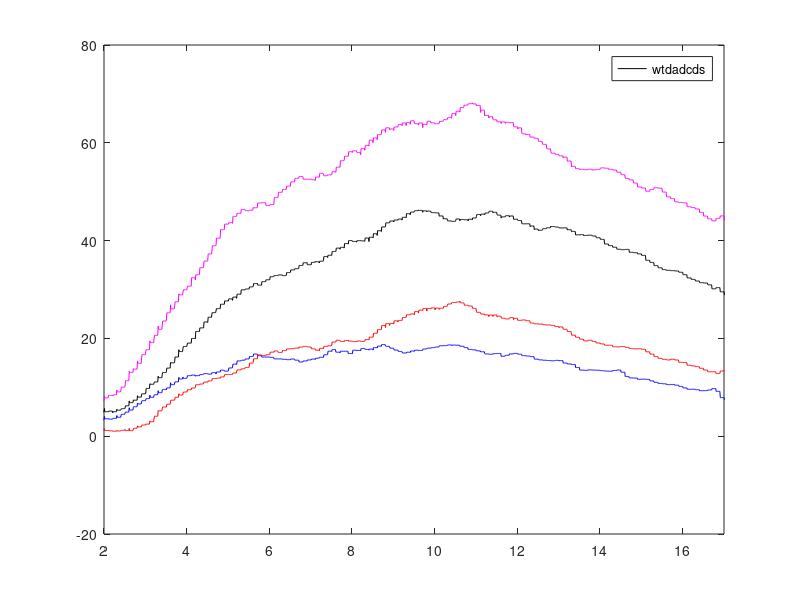

Here is the MATLAB script that generated this plot:
load("full_da.mat");
dat=time;
datap=tapA.sum;
load("full_ds.mat");
dst=time;
dstap=tapA.sum;
load("gr_change_n100.mat");
wtt=time;
wttap=tapA.sum;
load("full_dc.mat");
dct=time;
dctap=tapA.sum;


plot(wtt,wttap,'k-');hold on;
plot(dat,datap,'b-');hold on;
plot(dct,dctap,'r-');hold on;
plot(dst,dstap,'m-');hold on;

xlim([2 17]);
legend(["wt","da","dc","ds"])